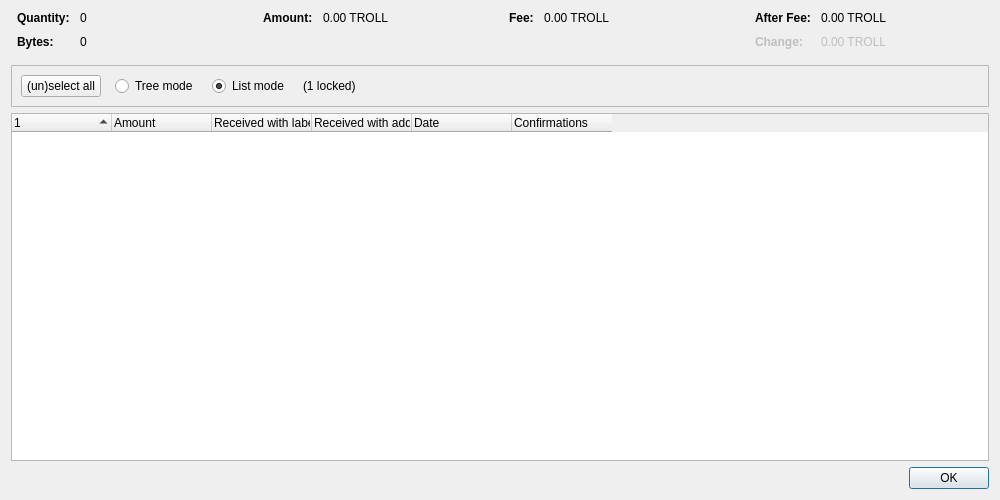
<?xml version="1.0" encoding="UTF-8"?>
<ui version="4.0">
 <class>CoinControlDialog</class>
 <widget class="QDialog" name="CoinControlDialog">
  <property name="geometry">
   <rect>
    <x>0</x>
    <y>0</y>
    <width>1000</width>
    <height>500</height>
   </rect>
  </property>
  <property name="windowTitle">
   <string>Coin Selection</string>
  </property>
  <layout class="QVBoxLayout" name="verticalLayout">
   <item>
    <layout class="QHBoxLayout" name="horizontalLayoutTop" stretch="0,0,0,0">
     <property name="topMargin">
      <number>0</number>
     </property>
     <property name="bottomMargin">
      <number>10</number>
     </property>
     <item>
      <layout class="QFormLayout" name="formLayoutCoinControl1">
       <property name="labelAlignment">
        <set>Qt::AlignLeft|Qt::AlignVCenter</set>
       </property>
       <property name="horizontalSpacing">
        <number>10</number>
       </property>
       <property name="verticalSpacing">
        <number>10</number>
       </property>
       <property name="leftMargin">
        <number>6</number>
       </property>
       <property name="rightMargin">
        <number>6</number>
       </property>
       <item row="0" column="0">
        <widget class="QLabel" name="labelCoinControlQuantityText">
         <property name="font">
          <font>
           <weight>75</weight>
           <bold>true</bold>
          </font>
         </property>
         <property name="text">
          <string>Quantity:</string>
         </property>
        </widget>
       </item>
       <item row="0" column="1">
        <widget class="QLabel" name="labelCoinControlQuantity">
         <property name="cursor">
          <cursorShape>IBeamCursor</cursorShape>
         </property>
         <property name="contextMenuPolicy">
          <enum>Qt::ActionsContextMenu</enum>
         </property>
         <property name="text">
          <string notr="true">0</string>
         </property>
         <property name="textInteractionFlags">
          <set>Qt::LinksAccessibleByMouse|Qt::TextSelectableByKeyboard|Qt::TextSelectableByMouse</set>
         </property>
        </widget>
       </item>
       <item row="1" column="0">
        <widget class="QLabel" name="labelCoinControlBytesText">
         <property name="font">
          <font>
           <weight>75</weight>
           <bold>true</bold>
          </font>
         </property>
         <property name="text">
          <string>Bytes:</string>
         </property>
        </widget>
       </item>
       <item row="1" column="1">
        <widget class="QLabel" name="labelCoinControlBytes">
         <property name="cursor">
          <cursorShape>IBeamCursor</cursorShape>
         </property>
         <property name="contextMenuPolicy">
          <enum>Qt::ActionsContextMenu</enum>
         </property>
         <property name="text">
          <string notr="true">0</string>
         </property>
         <property name="textInteractionFlags">
          <set>Qt::LinksAccessibleByMouse|Qt::TextSelectableByKeyboard|Qt::TextSelectableByMouse</set>
         </property>
        </widget>
       </item>
      </layout>
     </item>
     <item>
      <layout class="QFormLayout" name="formLayoutCoinControl2">
       <property name="horizontalSpacing">
        <number>10</number>
       </property>
       <property name="verticalSpacing">
        <number>10</number>
       </property>
       <property name="leftMargin">
        <number>6</number>
       </property>
       <property name="rightMargin">
        <number>6</number>
       </property>
       <item row="0" column="0">
        <widget class="QLabel" name="labelCoinControlAmountText">
         <property name="font">
          <font>
           <weight>75</weight>
           <bold>true</bold>
          </font>
         </property>
         <property name="text">
          <string>Amount:</string>
         </property>
        </widget>
       </item>
       <item row="0" column="1">
        <widget class="QLabel" name="labelCoinControlAmount">
         <property name="cursor">
          <cursorShape>IBeamCursor</cursorShape>
         </property>
         <property name="contextMenuPolicy">
          <enum>Qt::ActionsContextMenu</enum>
         </property>
         <property name="text">
          <string notr="true">0.00 TROLL</string>
         </property>
         <property name="textInteractionFlags">
          <set>Qt::LinksAccessibleByMouse|Qt::TextSelectableByKeyboard|Qt::TextSelectableByMouse</set>
         </property>
        </widget>
       </item>
      </layout>
     </item>
     <item>
      <layout class="QFormLayout" name="formLayoutCoinControl3">
       <property name="horizontalSpacing">
        <number>10</number>
       </property>
       <property name="verticalSpacing">
        <number>10</number>
       </property>
       <property name="leftMargin">
        <number>6</number>
       </property>
       <property name="rightMargin">
        <number>6</number>
       </property>
       <item row="0" column="0">
        <widget class="QLabel" name="labelCoinControlFeeText">
         <property name="font">
          <font>
           <weight>75</weight>
           <bold>true</bold>
          </font>
         </property>
         <property name="text">
          <string>Fee:</string>
         </property>
        </widget>
       </item>
       <item row="0" column="1">
        <widget class="QLabel" name="labelCoinControlFee">
         <property name="cursor">
          <cursorShape>IBeamCursor</cursorShape>
         </property>
         <property name="contextMenuPolicy">
          <enum>Qt::ActionsContextMenu</enum>
         </property>
         <property name="text">
          <string notr="true">0.00 TROLL</string>
         </property>
         <property name="textInteractionFlags">
          <set>Qt::LinksAccessibleByMouse|Qt::TextSelectableByKeyboard|Qt::TextSelectableByMouse</set>
         </property>
        </widget>
       </item>
      </layout>
     </item>
     <item>
      <layout class="QFormLayout" name="formLayoutCoinControl4">
       <property name="labelAlignment">
        <set>Qt::AlignLeft|Qt::AlignVCenter</set>
       </property>
       <property name="horizontalSpacing">
        <number>10</number>
       </property>
       <property name="verticalSpacing">
        <number>10</number>
       </property>
       <property name="leftMargin">
        <number>6</number>
       </property>
       <property name="rightMargin">
        <number>6</number>
       </property>
       <item row="0" column="0">
        <widget class="QLabel" name="labelCoinControlAfterFeeText">
         <property name="font">
          <font>
           <weight>75</weight>
           <bold>true</bold>
          </font>
         </property>
         <property name="text">
          <string>After Fee:</string>
         </property>
        </widget>
       </item>
       <item row="0" column="1">
        <widget class="QLabel" name="labelCoinControlAfterFee">
         <property name="cursor">
          <cursorShape>IBeamCursor</cursorShape>
         </property>
         <property name="contextMenuPolicy">
          <enum>Qt::ActionsContextMenu</enum>
         </property>
         <property name="text">
          <string notr="true">0.00 TROLL</string>
         </property>
         <property name="textInteractionFlags">
          <set>Qt::LinksAccessibleByMouse|Qt::TextSelectableByKeyboard|Qt::TextSelectableByMouse</set>
         </property>
        </widget>
       </item>
       <item row="1" column="0">
        <widget class="QLabel" name="labelCoinControlChangeText">
         <property name="enabled">
          <bool>false</bool>
         </property>
         <property name="font">
          <font>
           <weight>75</weight>
           <bold>true</bold>
          </font>
         </property>
         <property name="text">
          <string>Change:</string>
         </property>
        </widget>
       </item>
       <item row="1" column="1">
        <widget class="QLabel" name="labelCoinControlChange">
         <property name="enabled">
          <bool>false</bool>
         </property>
         <property name="cursor">
          <cursorShape>IBeamCursor</cursorShape>
         </property>
         <property name="contextMenuPolicy">
          <enum>Qt::ActionsContextMenu</enum>
         </property>
         <property name="text">
          <string notr="true">0.00 TROLL</string>
         </property>
         <property name="textInteractionFlags">
          <set>Qt::LinksAccessibleByMouse|Qt::TextSelectableByKeyboard|Qt::TextSelectableByMouse</set>
         </property>
        </widget>
       </item>
      </layout>
     </item>
    </layout>
   </item>
   <item>
    <widget class="QFrame" name="frame">
     <property name="minimumSize">
      <size>
       <width>0</width>
       <height>40</height>
      </size>
     </property>
     <property name="frameShape">
      <enum>QFrame::StyledPanel</enum>
     </property>
     <property name="frameShadow">
      <enum>QFrame::Sunken</enum>
     </property>
     <layout class="QHBoxLayout" name="horizontalLayout">
      <item>
       <layout class="QHBoxLayout" name="horizontalLayoutPanel" stretch="0,0,0,0,0">
        <property name="spacing">
         <number>14</number>
        </property>
        <item>
         <widget class="QPushButton" name="pushButtonSelectAll">
          <property name="sizePolicy">
           <sizepolicy hsizetype="Maximum" vsizetype="Fixed">
            <horstretch>0</horstretch>
            <verstretch>0</verstretch>
           </sizepolicy>
          </property>
          <property name="text">
           <string>(un)select all</string>
          </property>
          <property name="autoDefault">
           <bool>false</bool>
          </property>
         </widget>
        </item>
        <item>
         <widget class="QRadioButton" name="radioTreeMode">
          <property name="sizePolicy">
           <sizepolicy hsizetype="Maximum" vsizetype="Fixed">
            <horstretch>0</horstretch>
            <verstretch>0</verstretch>
           </sizepolicy>
          </property>
          <property name="text">
           <string>Tree mode</string>
          </property>
         </widget>
        </item>
        <item>
         <widget class="QRadioButton" name="radioListMode">
          <property name="sizePolicy">
           <sizepolicy hsizetype="Maximum" vsizetype="Fixed">
            <horstretch>0</horstretch>
            <verstretch>0</verstretch>
           </sizepolicy>
          </property>
          <property name="text">
           <string>List mode</string>
          </property>
          <property name="checked">
           <bool>true</bool>
          </property>
         </widget>
        </item>
        <item>
         <widget class="QLabel" name="labelLocked">
          <property name="text">
           <string notr="true">(1 locked)</string>
          </property>
         </widget>
        </item>
        <item>
         <spacer name="horizontalSpacer">
          <property name="orientation">
           <enum>Qt::Horizontal</enum>
          </property>
          <property name="sizeHint" stdset="0">
           <size>
            <width>40</width>
            <height>20</height>
           </size>
          </property>
         </spacer>
        </item>
       </layout>
      </item>
     </layout>
    </widget>
   </item>
   <item>
    <widget class="CoinControlTreeWidget" name="treeWidget">
     <property name="contextMenuPolicy">
      <enum>Qt::CustomContextMenu</enum>
     </property>
     <property name="sortingEnabled">
      <bool>false</bool>
     </property>
     <property name="columnCount">
      <number>6</number>
     </property>
     <attribute name="headerShowSortIndicator" stdset="0">
      <bool>true</bool>
     </attribute>
     <attribute name="headerStretchLastSection">
      <bool>false</bool>
     </attribute>
     <column>
      <property name="text">
       <string/>
      </property>
     </column>
     <column>
      <property name="text">
       <string>Amount</string>
      </property>
     </column>
     <column>
      <property name="text">
       <string>Received with label</string>
      </property>
     </column>
     <column>
      <property name="text">
       <string>Received with address</string>
      </property>
     </column>
     <column>
      <property name="text">
       <string>Date</string>
      </property>
     </column>
     <column>
      <property name="text">
       <string>Confirmations</string>
      </property>
      <property name="toolTip">
       <string>Confirmed</string>
      </property>
     </column>
     <column>
      <property name="text">
       <string/>
      </property>
     </column>
     <column>
      <property name="text">
       <string/>
      </property>
     </column>
     <column>
      <property name="text">
       <string/>
      </property>
     </column>
     <column>
      <property name="text">
       <string/>
      </property>
     </column>
    </widget>
   </item>
   <item>
    <widget class="QDialogButtonBox" name="buttonBox">
     <property name="orientation">
      <enum>Qt::Horizontal</enum>
     </property>
     <property name="standardButtons">
      <set>QDialogButtonBox::Ok</set>
     </property>
    </widget>
   </item>
  </layout>
 </widget>
 <customwidgets>
  <customwidget>
   <class>CoinControlTreeWidget</class>
   <extends>QTreeWidget</extends>
   <header>qt/coincontroltreewidget.h</header>
  </customwidget>
 </customwidgets>
 <resources/>
 <connections/>
</ui>
